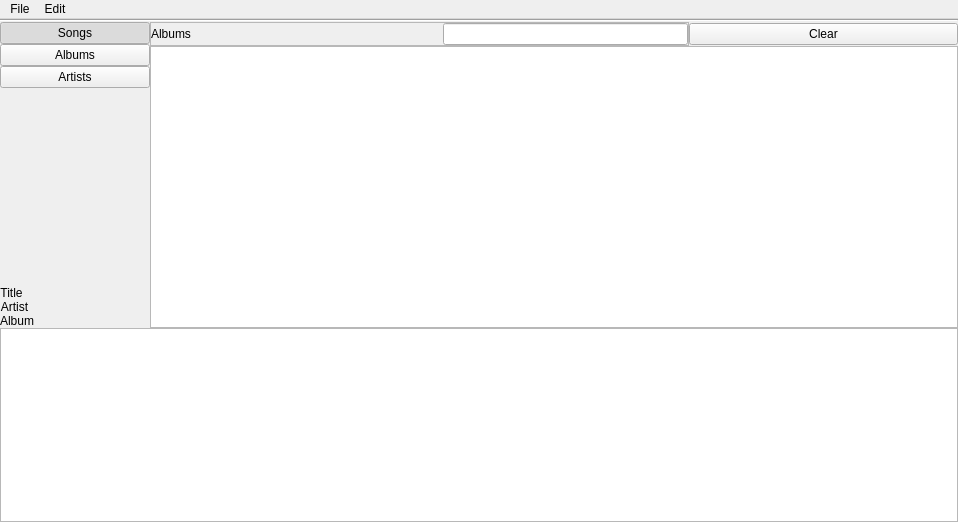
<?xml version="1.0" encoding="UTF-8"?>
<ui version="4.0">
 <class>MainWindow</class>
 <widget class="QMainWindow" name="MainWindow">
  <property name="geometry">
   <rect>
    <x>0</x>
    <y>0</y>
    <width>958</width>
    <height>522</height>
   </rect>
  </property>
  <property name="acceptDrops">
   <bool>true</bool>
  </property>
  <property name="windowTitle">
   <string>MainWindow</string>
  </property>
  <property name="autoFillBackground">
   <bool>true</bool>
  </property>
  <property name="documentMode">
   <bool>false</bool>
  </property>
  <widget class="QWidget" name="centralWidget">
   <layout class="QGridLayout" name="gridLayout">
    <property name="leftMargin">
     <number>0</number>
    </property>
    <property name="topMargin">
     <number>0</number>
    </property>
    <property name="rightMargin">
     <number>0</number>
    </property>
    <property name="bottomMargin">
     <number>0</number>
    </property>
    <property name="spacing">
     <number>0</number>
    </property>
    <item row="2" column="1" rowspan="2">
     <widget class="QFrame" name="sideBarFrame">
      <property name="sizePolicy">
       <sizepolicy hsizetype="Fixed" vsizetype="Preferred">
        <horstretch>0</horstretch>
        <verstretch>0</verstretch>
       </sizepolicy>
      </property>
      <property name="minimumSize">
       <size>
        <width>150</width>
        <height>0</height>
       </size>
      </property>
      <layout class="QVBoxLayout" name="verticalLayout">
       <property name="spacing">
        <number>0</number>
       </property>
       <property name="leftMargin">
        <number>0</number>
       </property>
       <property name="topMargin">
        <number>0</number>
       </property>
       <property name="rightMargin">
        <number>0</number>
       </property>
       <property name="bottomMargin">
        <number>0</number>
       </property>
       <item>
        <widget class="QPushButton" name="displaySongsButton">
         <property name="sizePolicy">
          <sizepolicy hsizetype="Minimum" vsizetype="Fixed">
           <horstretch>0</horstretch>
           <verstretch>0</verstretch>
          </sizepolicy>
         </property>
         <property name="text">
          <string>Songs</string>
         </property>
         <property name="checkable">
          <bool>true</bool>
         </property>
         <property name="checked">
          <bool>true</bool>
         </property>
         <property name="flat">
          <bool>false</bool>
         </property>
        </widget>
       </item>
       <item>
        <widget class="QPushButton" name="displayAlbumsButton">
         <property name="text">
          <string>Albums</string>
         </property>
         <property name="checkable">
          <bool>true</bool>
         </property>
        </widget>
       </item>
       <item>
        <widget class="QPushButton" name="displayArtistsButton">
         <property name="text">
          <string>Artists</string>
         </property>
         <property name="checkable">
          <bool>true</bool>
         </property>
        </widget>
       </item>
       <item>
        <spacer name="verticalSpacer">
         <property name="orientation">
          <enum>Qt::Vertical</enum>
         </property>
         <property name="sizeHint" stdset="0">
          <size>
           <width>20</width>
           <height>40</height>
          </size>
         </property>
        </spacer>
       </item>
       <item>
        <widget class="QLabel" name="albumCoverLabel">
         <property name="minimumSize">
          <size>
           <width>0</width>
           <height>0</height>
          </size>
         </property>
         <property name="maximumSize">
          <size>
           <width>200</width>
           <height>200</height>
          </size>
         </property>
         <property name="text">
          <string/>
         </property>
         <property name="alignment">
          <set>Qt::AlignLeading|Qt::AlignLeft|Qt::AlignVCenter</set>
         </property>
        </widget>
       </item>
       <item>
        <widget class="QFrame" name="songInfoFrame">
         <property name="sizePolicy">
          <sizepolicy hsizetype="Preferred" vsizetype="Minimum">
           <horstretch>0</horstretch>
           <verstretch>0</verstretch>
          </sizepolicy>
         </property>
         <property name="frameShape">
          <enum>QFrame::NoFrame</enum>
         </property>
         <property name="frameShadow">
          <enum>QFrame::Raised</enum>
         </property>
         <layout class="QVBoxLayout" name="verticalLayout_5">
          <property name="spacing">
           <number>0</number>
          </property>
          <property name="leftMargin">
           <number>0</number>
          </property>
          <property name="topMargin">
           <number>0</number>
          </property>
          <property name="rightMargin">
           <number>0</number>
          </property>
          <property name="bottomMargin">
           <number>0</number>
          </property>
          <item alignment="Qt::AlignLeft">
           <widget class="QLabel" name="titleLabel">
            <property name="sizePolicy">
             <sizepolicy hsizetype="Minimum" vsizetype="Preferred">
              <horstretch>0</horstretch>
              <verstretch>0</verstretch>
             </sizepolicy>
            </property>
            <property name="minimumSize">
             <size>
              <width>0</width>
              <height>0</height>
             </size>
            </property>
            <property name="autoFillBackground">
             <bool>true</bool>
            </property>
            <property name="frameShape">
             <enum>QFrame::NoFrame</enum>
            </property>
            <property name="text">
             <string>Title</string>
            </property>
            <property name="alignment">
             <set>Qt::AlignCenter</set>
            </property>
            <property name="margin">
             <number>0</number>
            </property>
           </widget>
          </item>
          <item alignment="Qt::AlignLeft">
           <widget class="QLabel" name="artistLabel">
            <property name="sizePolicy">
             <sizepolicy hsizetype="Minimum" vsizetype="Preferred">
              <horstretch>0</horstretch>
              <verstretch>0</verstretch>
             </sizepolicy>
            </property>
            <property name="text">
             <string>Artist</string>
            </property>
            <property name="alignment">
             <set>Qt::AlignCenter</set>
            </property>
           </widget>
          </item>
          <item alignment="Qt::AlignLeft">
           <widget class="QLabel" name="albumLabel">
            <property name="sizePolicy">
             <sizepolicy hsizetype="Minimum" vsizetype="Preferred">
              <horstretch>0</horstretch>
              <verstretch>0</verstretch>
             </sizepolicy>
            </property>
            <property name="text">
             <string>Album</string>
            </property>
            <property name="alignment">
             <set>Qt::AlignCenter</set>
            </property>
           </widget>
          </item>
         </layout>
         <zorder>albumLabel</zorder>
         <zorder>artistLabel</zorder>
         <zorder>titleLabel</zorder>
        </widget>
       </item>
      </layout>
     </widget>
    </item>
    <item row="4" column="1" colspan="4">
     <widget class="QFrame" name="bottomTrackFrame">
      <property name="frameShape">
       <enum>QFrame::StyledPanel</enum>
      </property>
      <property name="frameShadow">
       <enum>QFrame::Raised</enum>
      </property>
      <layout class="QGridLayout" name="gridLayout_6">
       <property name="leftMargin">
        <number>0</number>
       </property>
       <property name="topMargin">
        <number>0</number>
       </property>
       <property name="rightMargin">
        <number>0</number>
       </property>
       <property name="bottomMargin">
        <number>0</number>
       </property>
       <property name="horizontalSpacing">
        <number>0</number>
       </property>
       <item row="0" column="0">
        <layout class="QHBoxLayout" name="horizontalLayout_2">
         <item alignment="Qt::AlignVCenter">
          <widget class="QPushButton" name="backButton">
           <property name="minimumSize">
            <size>
             <width>64</width>
             <height>0</height>
            </size>
           </property>
           <property name="autoFillBackground">
            <bool>false</bool>
           </property>
           <property name="text">
            <string/>
           </property>
          </widget>
         </item>
         <item alignment="Qt::AlignVCenter">
          <widget class="QPushButton" name="pausePlayButton">
           <property name="minimumSize">
            <size>
             <width>64</width>
             <height>0</height>
            </size>
           </property>
           <property name="text">
            <string/>
           </property>
          </widget>
         </item>
         <item alignment="Qt::AlignVCenter">
          <widget class="QPushButton" name="forwardButton">
           <property name="sizePolicy">
            <sizepolicy hsizetype="Minimum" vsizetype="Fixed">
             <horstretch>0</horstretch>
             <verstretch>0</verstretch>
            </sizepolicy>
           </property>
           <property name="minimumSize">
            <size>
             <width>64</width>
             <height>0</height>
            </size>
           </property>
           <property name="text">
            <string/>
           </property>
          </widget>
         </item>
         <item>
          <widget class="QSlider" name="trackSlider">
           <property name="maximum">
            <number>9999999</number>
           </property>
           <property name="pageStep">
            <number>1000000</number>
           </property>
           <property name="orientation">
            <enum>Qt::Horizontal</enum>
           </property>
          </widget>
         </item>
         <item>
          <widget class="QLabel" name="timeLabel">
           <property name="text">
            <string>00:00/00:00</string>
           </property>
          </widget>
         </item>
         <item alignment="Qt::AlignVCenter">
          <widget class="QCheckBox" name="checkBoxMute">
           <property name="text">
            <string>Mute</string>
           </property>
          </widget>
         </item>
         <item alignment="Qt::AlignVCenter">
          <widget class="QSlider" name="volumeSlider">
           <property name="sizePolicy">
            <sizepolicy hsizetype="Minimum" vsizetype="Fixed">
             <horstretch>0</horstretch>
             <verstretch>0</verstretch>
            </sizepolicy>
           </property>
           <property name="orientation">
            <enum>Qt::Horizontal</enum>
           </property>
          </widget>
         </item>
         <item>
          <layout class="QHBoxLayout" name="horizontalLayout">
           <item alignment="Qt::AlignVCenter">
            <widget class="QPushButton" name="pushButtonDelete">
             <property name="sizePolicy">
              <sizepolicy hsizetype="Fixed" vsizetype="Fixed">
               <horstretch>0</horstretch>
               <verstretch>0</verstretch>
              </sizepolicy>
             </property>
             <property name="minimumSize">
              <size>
               <width>25</width>
               <height>25</height>
              </size>
             </property>
             <property name="text">
              <string>-</string>
             </property>
            </widget>
           </item>
           <item alignment="Qt::AlignVCenter">
            <widget class="QPushButton" name="pushButtonAdd">
             <property name="sizePolicy">
              <sizepolicy hsizetype="Fixed" vsizetype="Fixed">
               <horstretch>0</horstretch>
               <verstretch>0</verstretch>
              </sizepolicy>
             </property>
             <property name="text">
              <string>+</string>
             </property>
             <property name="flat">
              <bool>false</bool>
             </property>
            </widget>
           </item>
          </layout>
         </item>
        </layout>
       </item>
       <item row="0" column="0">
        <widget class="QGraphicsView" name="graphicsView">
         <property name="sizePolicy">
          <sizepolicy hsizetype="Expanding" vsizetype="Preferred">
           <horstretch>0</horstretch>
           <verstretch>0</verstretch>
          </sizepolicy>
         </property>
         <property name="focusPolicy">
          <enum>Qt::StrongFocus</enum>
         </property>
         <property name="autoFillBackground">
          <bool>false</bool>
         </property>
         <property name="frameShape">
          <enum>QFrame::NoFrame</enum>
         </property>
         <property name="frameShadow">
          <enum>QFrame::Sunken</enum>
         </property>
         <property name="verticalScrollBarPolicy">
          <enum>Qt::ScrollBarAlwaysOff</enum>
         </property>
         <property name="horizontalScrollBarPolicy">
          <enum>Qt::ScrollBarAlwaysOff</enum>
         </property>
        </widget>
       </item>
      </layout>
      <zorder>graphicsView</zorder>
      <zorder></zorder>
     </widget>
    </item>
    <item row="2" column="2" colspan="2">
     <widget class="QFrame" name="topLabelFrame">
      <property name="frameShape">
       <enum>QFrame::StyledPanel</enum>
      </property>
      <property name="frameShadow">
       <enum>QFrame::Raised</enum>
      </property>
      <layout class="QGridLayout" name="gridLayout_5">
       <property name="leftMargin">
        <number>0</number>
       </property>
       <property name="topMargin">
        <number>0</number>
       </property>
       <property name="rightMargin">
        <number>0</number>
       </property>
       <property name="bottomMargin">
        <number>0</number>
       </property>
       <item row="0" column="0">
        <widget class="QLabel" name="IconListTypeLabel">
         <property name="font">
          <font>
           <stylestrategy>PreferAntialias</stylestrategy>
          </font>
         </property>
         <property name="text">
          <string>Albums</string>
         </property>
        </widget>
       </item>
       <item row="0" column="1">
        <spacer name="horizontalSpacer">
         <property name="orientation">
          <enum>Qt::Horizontal</enum>
         </property>
         <property name="sizeHint" stdset="0">
          <size>
           <width>40</width>
           <height>20</height>
          </size>
         </property>
        </spacer>
       </item>
       <item row="0" column="2">
        <widget class="QLineEdit" name="lineEditSearch"/>
       </item>
      </layout>
     </widget>
    </item>
    <item row="3" column="2" colspan="3">
     <widget class="QStackedWidget" name="songListsStackedWidget">
      <property name="lineWidth">
       <number>1</number>
      </property>
      <property name="currentIndex">
       <number>1</number>
      </property>
      <widget class="QWidget" name="songListPage">
       <layout class="QGridLayout" name="gridLayout_3">
        <property name="leftMargin">
         <number>0</number>
        </property>
        <property name="topMargin">
         <number>0</number>
        </property>
        <property name="rightMargin">
         <number>0</number>
        </property>
        <property name="bottomMargin">
         <number>0</number>
        </property>
        <item row="0" column="0">
         <widget class="QTreeView" name="treeView">
          <property name="sizePolicy">
           <sizepolicy hsizetype="Expanding" vsizetype="Expanding">
            <horstretch>0</horstretch>
            <verstretch>0</verstretch>
           </sizepolicy>
          </property>
          <property name="acceptDrops">
           <bool>true</bool>
          </property>
          <property name="styleSheet">
           <string notr="true"/>
          </property>
          <property name="editTriggers">
           <set>QAbstractItemView::EditKeyPressed|QAbstractItemView::SelectedClicked</set>
          </property>
          <property name="dragDropMode">
           <enum>QAbstractItemView::NoDragDrop</enum>
          </property>
          <property name="defaultDropAction">
           <enum>Qt::IgnoreAction</enum>
          </property>
          <property name="alternatingRowColors">
           <bool>true</bool>
          </property>
          <property name="rootIsDecorated">
           <bool>false</bool>
          </property>
         </widget>
        </item>
       </layout>
      </widget>
      <widget class="QWidget" name="albumListPage">
       <layout class="QGridLayout" name="gridLayout_4">
        <property name="leftMargin">
         <number>0</number>
        </property>
        <property name="topMargin">
         <number>0</number>
        </property>
        <property name="rightMargin">
         <number>0</number>
        </property>
        <property name="bottomMargin">
         <number>0</number>
        </property>
        <item row="1" column="1">
         <widget class="QListView" name="albumListView">
          <property name="sizeAdjustPolicy">
           <enum>QAbstractScrollArea::AdjustIgnored</enum>
          </property>
          <property name="autoScrollMargin">
           <number>16</number>
          </property>
          <property name="iconSize">
           <size>
            <width>200</width>
            <height>200</height>
           </size>
          </property>
          <property name="textElideMode">
           <enum>Qt::ElideLeft</enum>
          </property>
          <property name="verticalScrollMode">
           <enum>QAbstractItemView::ScrollPerPixel</enum>
          </property>
          <property name="horizontalScrollMode">
           <enum>QAbstractItemView::ScrollPerPixel</enum>
          </property>
          <property name="movement">
           <enum>QListView::Free</enum>
          </property>
          <property name="flow">
           <enum>QListView::LeftToRight</enum>
          </property>
          <property name="isWrapping" stdset="0">
           <bool>true</bool>
          </property>
          <property name="resizeMode">
           <enum>QListView::Adjust</enum>
          </property>
          <property name="spacing">
           <number>0</number>
          </property>
          <property name="gridSize">
           <size>
            <width>220</width>
            <height>295</height>
           </size>
          </property>
          <property name="viewMode">
           <enum>QListView::IconMode</enum>
          </property>
          <property name="uniformItemSizes">
           <bool>true</bool>
          </property>
         </widget>
        </item>
       </layout>
      </widget>
     </widget>
    </item>
    <item row="2" column="4">
     <widget class="QPushButton" name="pushButtonSearch">
      <property name="sizePolicy">
       <sizepolicy hsizetype="Minimum" vsizetype="Fixed">
        <horstretch>0</horstretch>
        <verstretch>0</verstretch>
       </sizepolicy>
      </property>
      <property name="text">
       <string>Clear</string>
      </property>
     </widget>
    </item>
    <item row="0" column="1" colspan="4">
     <widget class="Line" name="menuBarPlaceholder">
      <property name="orientation">
       <enum>Qt::Horizontal</enum>
      </property>
     </widget>
    </item>
   </layout>
  </widget>
  <widget class="QMenuBar" name="menuBar">
   <property name="geometry">
    <rect>
     <x>0</x>
     <y>0</y>
     <width>958</width>
     <height>20</height>
    </rect>
   </property>
   <widget class="QMenu" name="menuFile">
    <property name="title">
     <string>File</string>
    </property>
    <addaction name="actionNew"/>
    <addaction name="actionOpen"/>
    <addaction name="actionSave"/>
    <addaction name="actionSave_as"/>
   </widget>
   <widget class="QMenu" name="menuEdit">
    <property name="title">
     <string>Edit</string>
    </property>
    <addaction name="actionFind_album_art"/>
    <addaction name="actionAdd_art_form_file"/>
    <addaction name="actionLink_Music_File"/>
    <addaction name="actionPreferences"/>
   </widget>
   <addaction name="menuFile"/>
   <addaction name="menuEdit"/>
  </widget>
  <action name="actionOpen">
   <property name="text">
    <string>Open</string>
   </property>
  </action>
  <action name="actionSave">
   <property name="text">
    <string>Save</string>
   </property>
  </action>
  <action name="actionSave_as">
   <property name="text">
    <string>Save as...</string>
   </property>
  </action>
  <action name="actionNew">
   <property name="text">
    <string>New</string>
   </property>
  </action>
  <action name="actionPreferences">
   <property name="text">
    <string>Preferences...</string>
   </property>
  </action>
  <action name="actionFind_album_art">
   <property name="text">
    <string>Find album art...</string>
   </property>
  </action>
  <action name="actionLink_Music_File">
   <property name="text">
    <string>Link Music File...</string>
   </property>
  </action>
  <action name="actionAdd_art_form_file">
   <property name="text">
    <string>Add art form file...</string>
   </property>
  </action>
 </widget>
 <layoutdefault spacing="6" margin="11"/>
 <resources/>
 <connections/>
</ui>
